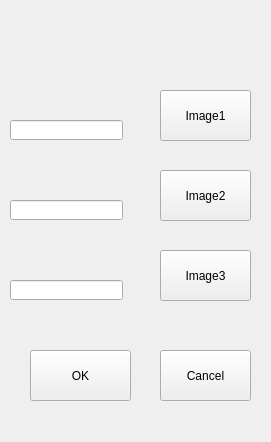
<?xml version="1.0" encoding="UTF-8"?>
<ui version="4.0">
 <class>Form</class>
 <widget class="QWidget" name="Form">
  <property name="geometry">
   <rect>
    <x>0</x>
    <y>0</y>
    <width>271</width>
    <height>442</height>
   </rect>
  </property>
  <property name="windowTitle">
   <string>Form</string>
  </property>
  <widget class="QLineEdit" name="txtPath1">
   <property name="geometry">
    <rect>
     <x>10</x>
     <y>120</y>
     <width>113</width>
     <height>20</height>
    </rect>
   </property>
  </widget>
  <widget class="QLineEdit" name="txtPath2">
   <property name="geometry">
    <rect>
     <x>10</x>
     <y>200</y>
     <width>113</width>
     <height>20</height>
    </rect>
   </property>
  </widget>
  <widget class="QLineEdit" name="txtPath3">
   <property name="geometry">
    <rect>
     <x>10</x>
     <y>280</y>
     <width>113</width>
     <height>20</height>
    </rect>
   </property>
  </widget>
  <widget class="QPushButton" name="btnImage1">
   <property name="geometry">
    <rect>
     <x>160</x>
     <y>90</y>
     <width>91</width>
     <height>51</height>
    </rect>
   </property>
   <property name="text">
    <string>Image1</string>
   </property>
  </widget>
  <widget class="QPushButton" name="btnImage2">
   <property name="geometry">
    <rect>
     <x>160</x>
     <y>170</y>
     <width>91</width>
     <height>51</height>
    </rect>
   </property>
   <property name="text">
    <string>Image2</string>
   </property>
  </widget>
  <widget class="QPushButton" name="btnImage3">
   <property name="geometry">
    <rect>
     <x>160</x>
     <y>250</y>
     <width>91</width>
     <height>51</height>
    </rect>
   </property>
   <property name="text">
    <string>Image3</string>
   </property>
  </widget>
  <widget class="QPushButton" name="btnOK">
   <property name="geometry">
    <rect>
     <x>30</x>
     <y>350</y>
     <width>101</width>
     <height>51</height>
    </rect>
   </property>
   <property name="text">
    <string>OK</string>
   </property>
  </widget>
  <widget class="QPushButton" name="btnCancel">
   <property name="geometry">
    <rect>
     <x>160</x>
     <y>350</y>
     <width>91</width>
     <height>51</height>
    </rect>
   </property>
   <property name="text">
    <string>Cancel</string>
   </property>
  </widget>
 </widget>
 <resources/>
 <connections/>
</ui>
